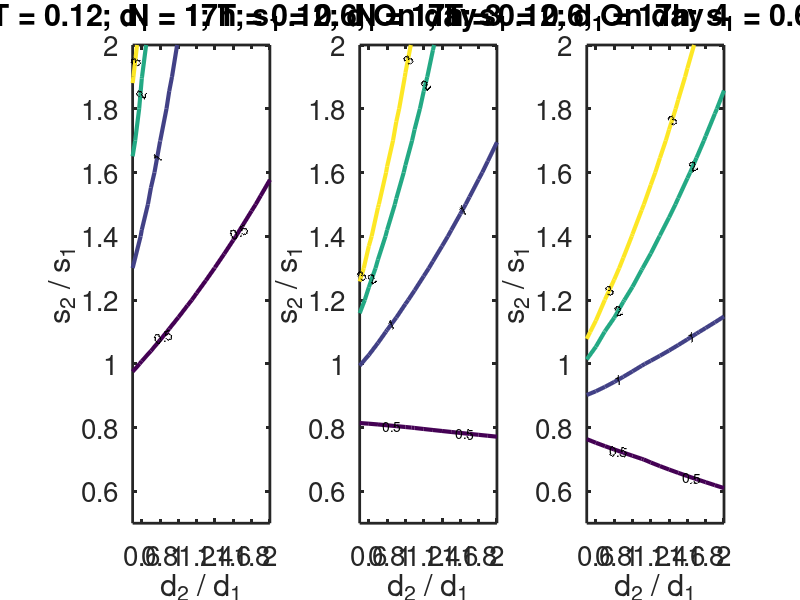

MATLAB code for this plot:
clear; tic;

%% Input parameters (change as wished)
N = 1; % Initial number of cells of cell type 1
T = 0.12; % Transition rate from cell type 1 to 2
D1 = 17; % Doubling time of cell type 1 in hours
S1 = 0.6; % Survival rate of cell type 1
D = 0.5:0.1:2; % Doubling time of cell type 2 divided by doubling time of cell type 1
S = (0.5:0.1:2)'; % Survival rate of cell type 2 divided by survival rate of cell type 1

%% Perform calculations
figure(1); clf;
set(figure(1), 'color', 'w', 'Position', [0 0 1700 400]);
for x = 3:5 % Day to evaluate the experiment on
    RES = (N*2*S1*T*((S.*2*S1).^(1./D*24*(x-1)/D1) - (2*S1)^(24*(x-1)/D1)*(1-T)^(24*(x-1)/D1))./((S.*2*S1).^(1./D) + 2*S1*(T-1)))/(N*(2*S1)^(24*(x-1)/D1)*(1-T)^(24*(x-1)/D1));
    subplot(1, 3, x-2);
    contour(D, S, RES, [3 2 1 0.5], 'LineWidth', 3, 'ShowText', 'on'); hold on;
    set(gca, 'Box', 'on', 'FontSize', 20, 'LineWidth', 2);
    xlabel('d_2 / d_1');
    ylabel('s_2 / s_1');
    title(['N = ' num2str(N) '; T = ' num2str(T) '; d_1 = ' num2str(D1) 'h; s_1 = ' num2str(S1) '; On day ' num2str(x)]);
end

%% Save result
saveas(gcf, 'figure.png');
toc;